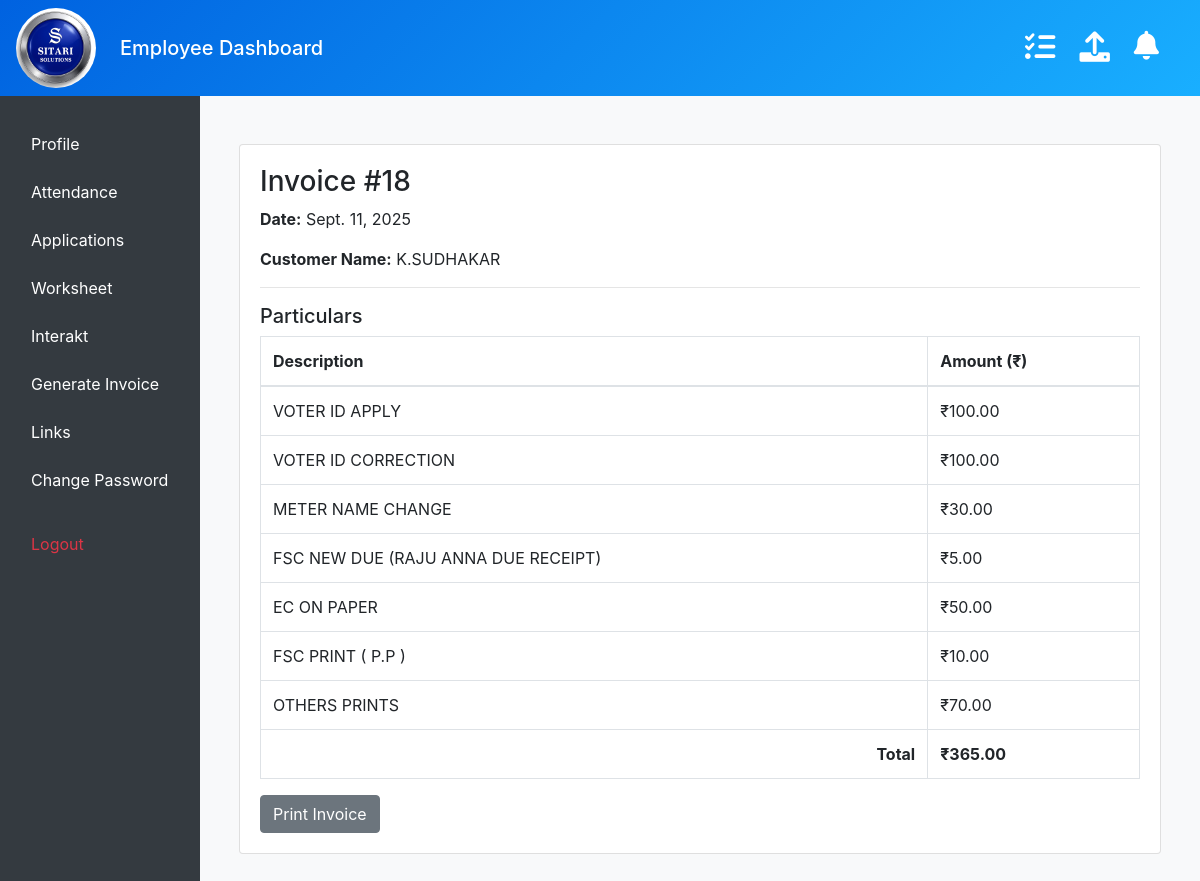
/invoice/18/, run on the app's committed database.
### management/models.py (models this page shows)
class Invoice(models.Model):
    invoice_id = models.AutoField(primary_key=True)
    date = models.DateField(default=timezone.now)
    customer_name = models.CharField(max_length=255)

class Particular(models.Model):
    invoice = models.ForeignKey(Invoice, related_name='particulars', on_delete=models.CASCADE)
    description = models.CharField(max_length=255)
    amount = models.DecimalField(max_digits=10, decimal_places=2)

### management/views.py (the view)
# urls.py: path('invoice/<int:pk>/', views.invoice_detail, name='invoice_detail'),
def invoice_detail(request, pk):
    invoice = get_object_or_404(Invoice, pk=pk)
    particulars = invoice.particulars.all()
    total = sum([p.amount for p in particulars])
    return render(request, 'invoice_detail.html', {
        'invoice': invoice,
        'particulars': particulars,
        'total': total,
    })

### management/context_processors.py (called while the page is built)
def notifications_context(request):
    if request.session.get('employee_id'):
        employee_id = request.session.get('employee_id')
        count = UserNotificationStatus.objects.filter(employee_id=employee_id, is_read=False).count()
        return {'unread_notification_count': count}
    return {'unread_notification_count': 0}

### management/ip_restriction.py (called while the page is built)
def get_client_ip(request):
    x_forwarded_for = request.META.get('HTTP_X_FORWARDED_FOR')
    if x_forwarded_for:
        ip = x_forwarded_for.split(',')[0].strip()
    else:
        ip = request.META.get('REMOTE_ADDR')
    return ip

    def __call__(self, request):
        ip = get_client_ip(request)
        if not self.is_ip_allowed(ip):
            logger.warning(f"Access denied for IP: {ip}")
            return HttpResponseForbidden("Access denied.")
        response = self.get_response(request)
        return response

### management/models.py (called while the page is built)
    def __str__(self):
        return self.name

### management/templatetags/upload_tags.py (called while the page is built)
@register.simple_tag
def get_upload_form():
    return EmployeeUploadForm()

### management/templates/invoice_detail.html
{% extends "masteremployee.html" %}
{% block content %}
<main class="container py-4">
    <div class="card">
        <div class="card-body">
            <h3>Invoice #{{ invoice.invoice_id }}</h3>
            <p><strong>Date:</strong> {{ invoice.date }}</p>
            <p><strong>Customer Name:</strong> {{ invoice.customer_name }}</p>
            <hr>
            <h5>Particulars</h5>
            <table class="table table-bordered">
                <thead>
                    <tr>
                        <th>Description</th>
                        <th>Amount (₹)</th>
                    </tr>
                </thead>
                <tbody>
                    {% for item in particulars %}
                    <tr>
                        <td>{{ item.description }}</td>
                        <td>₹{{ item.amount }}</td>
                    </tr>
                    {% endfor %}
                    <tr>
                        <th class="text-right">Total</th>
                        <th>₹{{ total }}</th>
                    </tr>
                </tbody>
            </table>
            <button onclick="window.print();" class="btn btn-secondary">Print Invoice</button>
        </div>
    </div>
</main>
{% endblock %}

### management/templates/masteremployee.html (style rules this page uses)
body { background-color: #f8f9fa; overflow: hidden; }

### data on the page
Invoice: invoice_id "18", date "Sept. 11, 2025", customer_name "K.SUDHAKAR"
Particular: description "VOTER ID APPLY", amount "100.00"
Particular: description "VOTER ID CORRECTION", amount "100.00"
Particular: description "METER NAME CHANGE", amount "30.00"
Particular: description "FSC NEW DUE (RAJU ANNA DUE RECEIPT)", amount "5.00"
Particular: description "EC ON PAPER", amount "50.00"
Particular: description "FSC PRINT ( P.P )", amount "10.00"
Particular: description "OTHERS PRINTS", amount "70.00"

### other printed values
{{ total }} "365.00"
